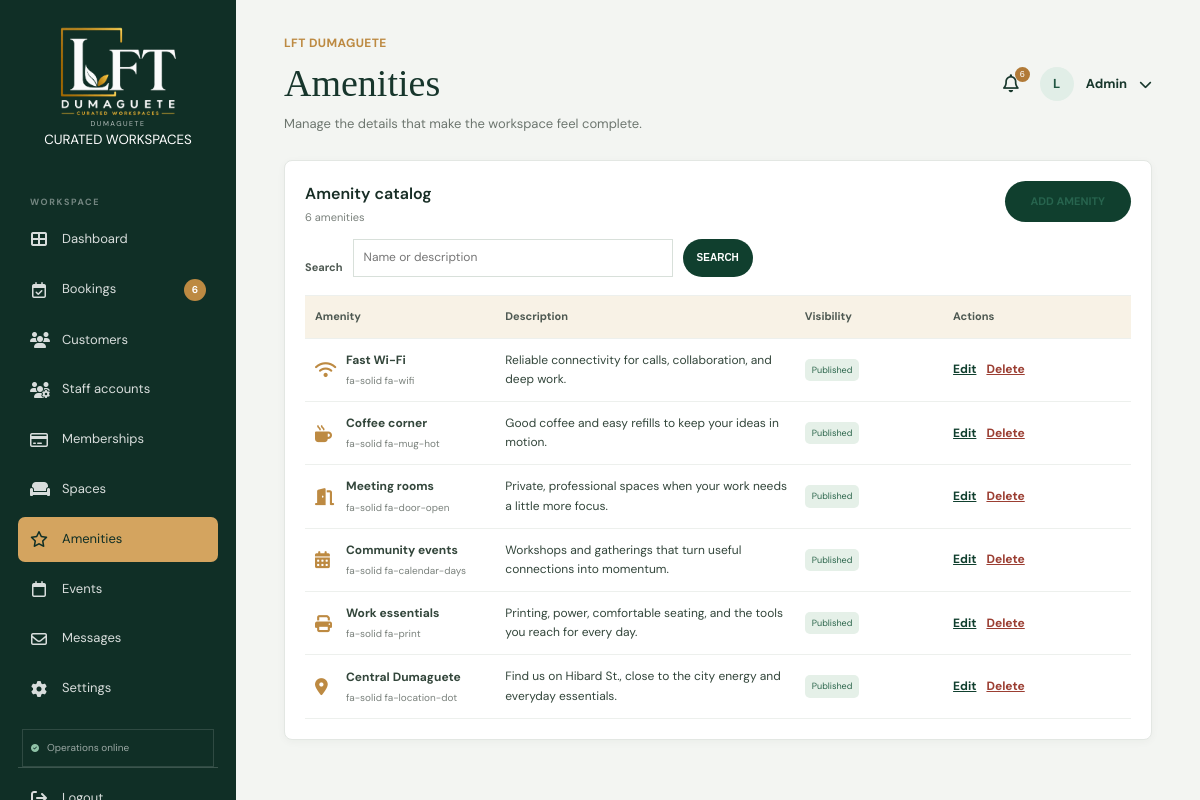
Page /Admin/amenities/index.php (signed in) on the committed database.
### tables this page shows
CREATE TABLE `amenities` (
  `id` int(10) UNSIGNED NOT NULL,
  `icon` varchar(120) NOT NULL,
  `name` varchar(160) NOT NULL,
  `description` text NOT NULL,
  `active` tinyint(1) NOT NULL DEFAULT 1,
  `created_at` timestamp NOT NULL DEFAULT current_timestamp(),
  `site_id` tinyint(3) UNSIGNED NOT NULL DEFAULT 1
);

### Includes/db.php (called while the page is built, shortened)
<?php
function e(string|int|float|null $value): string
{
    return htmlspecialchars((string) $value, ENT_QUOTES, 'UTF-8');
}

### Admin/amenities/index.php (the view, shortened to what this page needs)
<?php
$connection = db(); $search = trim($_GET['q'] ?? ''); $message = $_GET['message'] ?? '';
$statement = $connection->prepare('SELECT * FROM amenities ' . ($search !== '' ? 'WHERE name LIKE ? OR description LIKE ? ' : '') . 'ORDER BY active DESC, id');
if ($search !== '') { $term = '%' . $search . '%'; $statement->execute([$term, $term]); } else $statement->execute();
$amenities = $statement->fetchAll(); $pageTitle = 'Amenities | LFT Admin';
?>
<!DOCTYPE html><html lang="en"><head><meta charset="UTF-8"><meta name="viewport" content="width=device-width, initial-scale=1.0"><title><?= e($pageTitle) ?></title><link rel="stylesheet" href="../../assets/css/style.css"><link rel="stylesheet" href="https://cdnjs.cloudflare.com/ajax/libs/font-awesome/6.5.2/css/all.min.css"></head><body><main class="admin-app"><?php require "../sidebar.php"; ?><div class="admin-main"><header class="admin-topbar"><div><p class="section-label">LFT DUMAGUETE</p><h1>Amenities</h1><p>Manage the details that make the workspace feel complete.</p></div><?php require '../profile.php'; ?></header><?php if ($message): ?><div class="success-message"><?= e($message) ?></div><?php endif; ?><section class="admin-widget booking-panel"><div class="widget-heading"><div><h2>Amenity catalog</h2><p><?= count($amenities) ?> <?= count($amenities) === 1 ? 'amenity' : 'amenities' ?></p></div><a class="btn btn-green" href="add.php">ADD AMENITY</a></div><form class="booking-filters" method="get"><label for="amenity-search">Search</label><input id="amenity-search" name="q" value="<?= e($search) ?>" placeholder="Name or description"><button class="btn btn-green" type="submit">SEARCH</button><?php if ($search !== ''): ?><a class="text-link" href="index.php">Clear</a><?php endif; ?></form><div class="booking-table"><div class="amenity-table-head"><span>Amenity</span><span>Description</span><span>Visibility</span><span>Actions</span></div><?php if (!$amenities): ?><div class="empty-state">No amenities found.</div><?php else: foreach ($amenities as $amenity): ?><div class="amenity-table-row"><div><i class="<?= e($amenity['icon']) ?>"></i><strong><?= e($amenity['name']) ?></strong><small><?= e($amenity['icon']) ?></small></div><span><?= e($amenity['description']) ?></span><span class="table-status <?= $amenity['active'] ? '' : 'status-cancelled' ?>"><?= $amenity['active'] ? 'Published' : 'Hidden' ?></span><div class="row-actions"><a class="text-link" href="edit.php?id=<?= (int) $amenity['id'] ?>">Edit</a><form method="post" action="delete.php" onsubmit="return confirm('Delete this amenity?');"><input type="hidden" name="id" value="<?= (int) $amenity['id'] ?>"><button class="danger-link" type="submit">Delete</button></form></div></div><?php endforeach; endif; ?></div></section></div></main></body></html>

### assets/css/style.css (style rules this page uses)
:root { --green: #103f2e; --dark-green: #0b3023; --gold: #bd8a42; --cream: #f8f5ef; --white: #ffffff; --black: #111111; --gray: #666666; --border: #d8c7a8; --container: 1180px; }
* { margin: 0; padding: 0; box-sizing: border-box; }
html { scroll-behavior: smooth; }
body { font-family: 'DM Sans', Arial, sans-serif; background: var(--cream); color: var(--black); line-height: 1.6; }
a { text-decoration: none; color: inherit; }
.btn { display: inline-flex; align-items: center; justify-content: center; padding: 12px 26px; border-radius: 30px; font-size: 12px; font-weight: 700; transition: .2s ease; }
.btn-green { color: white; background: var(--green); }
.section-label { color: var(--gold); font-size: 12px; font-weight: 700; letter-spacing: .4px; }
.success-message a, .auth-switch a, .empty-state a, .booking-links a, .text-link { color: var(--green); font-weight: 700; text-decoration: underline; }
.admin-user form, .row-actions { display: flex; align-items: center; gap: 10px; }
.danger-link { color: #9b3e32 !important; border: 0; background: none; cursor: pointer; font: inherit; }
.admin-app { min-height: 100vh; display: flex; background: #f3f5f2; }
.admin-main { flex: 1 1 auto; width: calc(100% - 236px); min-width: 0; margin-left: 236px; padding: 34px clamp(22px, 4vw, 58px); }
.admin-topbar { display: flex; align-items: center; justify-content: space-between; gap: 20px; margin-bottom: 25px; }
.admin-topbar h1 { font-family: 'Playfair Display', serif; font-size: 38px; font-weight: 500; color: #17362c; letter-spacing: 0; }
.admin-topbar p:last-child { color: #6d766f; font-size: 13px; }
.admin-kpis article, .admin-widget { background: white; border: 1px solid #e3e7e3; border-radius: 8px; box-shadow: 0 2px 8px rgba(19,45,35,.04); }
.admin-widget { padding: 18px; min-width: 0; }
.widget-heading { display: flex; justify-content: space-between; align-items: start; gap: 15px; margin-bottom: 12px; }
.widget-heading h2 { color: #182e26; font-size: 16px; font-weight: 600; }
.widget-heading p { color: #7a817c; font-size: 11px; margin-top: 3px; }
.widget-heading a { color: #27644e; font-size: 11px; font-weight: 700; white-space: nowrap; }
.table-status { padding: 4px 7px; width: max-content; border-radius: 5px; background: #e5f0e8; color: #2b654b; font-size: 9px; }
.booking-panel { padding: 20px; }
.booking-filters { display: flex; align-items: end; gap: 10px; padding: 0 0 18px; border-bottom: 1px solid #edf0ed; }
.booking-filters label { display: grid; gap: 5px; color: #4e5952; font-size: 11px; font-weight: 700; }
.booking-filters input, .booking-filters select, .booking-update-form select { min-height: 38px; border: 1px solid #d8e0da; padding: 8px 10px; background: #fff; font: inherit; font-size: 12px; }
.booking-filters input { width: min(320px, 35vw); }
.booking-filters .btn, .booking-update-form .btn { min-height: 38px; padding: 9px 14px; border: 0; cursor: pointer; font-size: 10px; }
.booking-table { overflow-x: auto; }
.amenity-table-head, .amenity-table-row { min-width: 680px; display: grid; grid-template-columns: 1.05fr 1.7fr .8fr 1fr; gap: 14px; align-items: center; padding: 12px 10px; border-bottom: 1px solid #edf0ed; font-size: 12px; }
.amenity-table-head { color: #4e5952; background: #f8f2e6; font-size: 11px; font-weight: 700; }
.amenity-table-row { color: #33463b; }
.amenity-table-row > div:first-child { display: grid; grid-template-columns: 24px 1fr; align-items: center; column-gap: 7px; }
.amenity-table-row > div:first-child i { grid-row: span 2; color: var(--gold); font-size: 17px; }
.amenity-table-row strong, .amenity-table-row small { display: block; }
.amenity-table-row small { margin-top: 3px; color: #7a817c; font-size: 10px; overflow-wrap: anywhere; }

### assets/css/portal.css (style rules this page uses)
.danger-link { border: 0; background: transparent; color: #9b3328; font: inherit; font-size: 12px; font-weight: 700; text-decoration: underline; cursor: pointer; }

### rows in the picture
amenities: name "Fast Wi-Fi", icon "fa-solid fa-wifi", description "Reliable connectivity for calls, collaboration, and deep work.", active "Published"
amenities: name "Coffee corner", icon "fa-solid fa-mug-hot", description "Good coffee and easy refills to keep your ideas in motion.", active "Published"
amenities: name "Meeting rooms", icon "fa-solid fa-door-open", description "Private, professional spaces when your work needs a little more focus.", active "Published"
amenities: name "Community events", icon "fa-solid fa-calendar-days", description "Workshops and gatherings that turn useful connections into momentum.", active "Published"
amenities: name "Work essentials", icon "fa-solid fa-print", description "Printing, power, comfortable seating, and the tools you reach for every day.", active "Published"
amenities: name "Central Dumaguete", icon "fa-solid fa-location-dot", description "Find us on Hibard St., close to the city energy and everyday essentials.", active "Published"

### other values in the picture
$pendingBookings "6"
count($amenities) "6"
